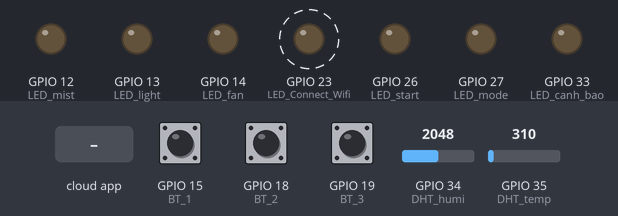
A sketch run on a simulated ESP32. Parts: output pins drawn as LEDs (lit = HIGH). Dashed ring = blinking. Inputs (shaded band) come from the test bench; at power-on: GPIO 15 (BT_1) HIGH, GPIO 18 (BT_2) HIGH, GPIO 19 (BT_3) HIGH, GPIO 34 (DHT_humi) = 2048, GPIO 35 (DHT_temp) = 310. WiFi joins after 1.5 s; servers stay silent unless stated; the Firebase database answers and starts empty; what the sketch prints to the serial monitor is not drawn.

Above: at 2.8 s.
2.9 s: GPIO 15 (BT_1) pulled LOW for 0.95 s
At 6.4 s:
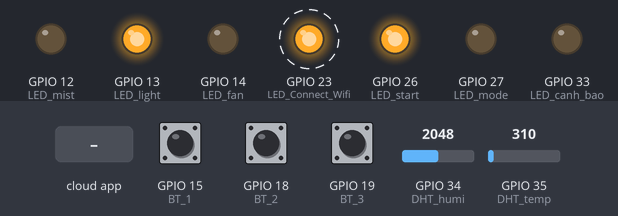
7.5 s: GPIO 18 (BT_2) pulled LOW for 0.95 s
At 10.4 s:
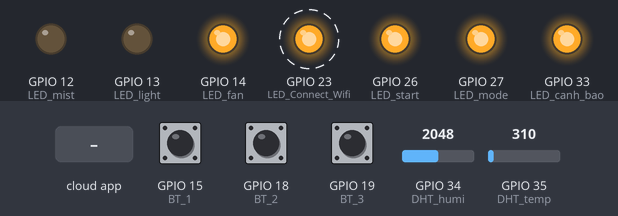
11.1 s: the phone or cloud app sets start to 0
At 14.4 s:
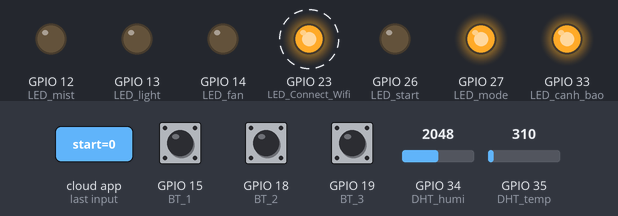
14.6 s: the phone or cloud app sets mode to 0
At 18.0 s:
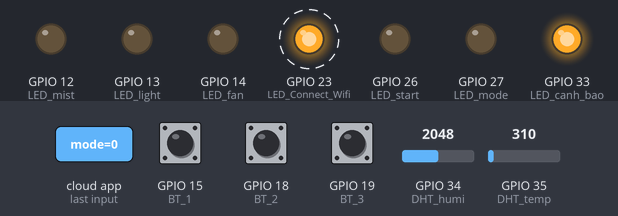
18.2 s: GPIO 19 (BT_3) pulled LOW for 0.95 s
At 20.93 s:
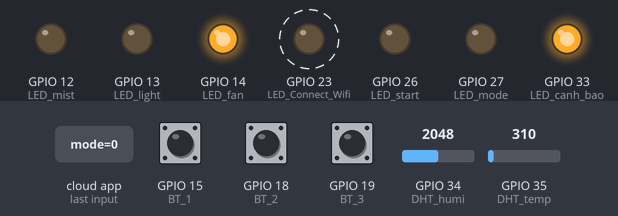
22.2 s: the phone or cloud app sets start to 1
At 26.3 s:
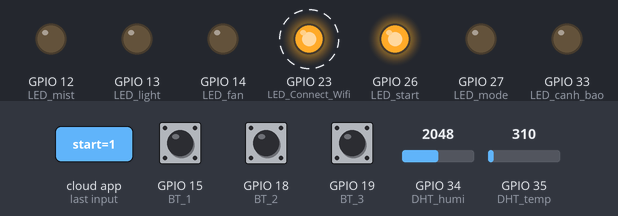
Timing chart, 0 to 26.8 s (numbered marks = the images above; inputs shaded):
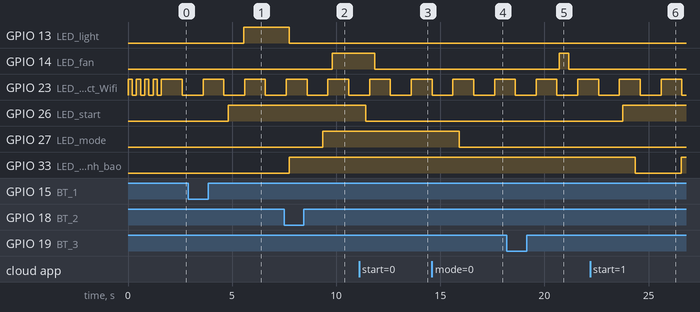

Measured:
- after the input at 2.9 s, GPIO 13 (LED_light): LOW → HIGH after 2.7 s; GPIO 26 (LED_start): LOW → HIGH after 1.9 s
- after the input at 7.5 s, GPIO 14 (LED_fan): LOW → HIGH after 2.3 s; GPIO 27 (LED_mode): LOW → HIGH after 1.9 s
- after the input at 11.1 s, GPIO 14 (LED_fan): HIGH → LOW after 0.76 s; GPIO 26 (LED_start): HIGH → LOW after 0.31 s
- after the input at 14.6 s, GPIO 27 (LED_mode): HIGH → LOW after 1.3 s
- after the input at 18.2 s, GPIO 14 (LED_fan): LOW → HIGH after 2.5 s, → LOW 0.45 s later
- after the input at 22.2 s, GPIO 26 (LED_start): LOW → HIGH after 1.6 s; GPIO 33 (LED_canh_bao): HIGH → LOW after 2.2 s, → HIGH 2.2 s later
- by itself, GPIO 23 (LED_Connect_Wifi): alternates HIGH for 1.0 s and LOW for 1.0 s

The sketch:

tu_ap_02.ino
```cpp
#include "keypad.h"
#include "port.h"
#include "wifi.h"

#include <ArduinoJson.h>
#include <FirebaseESP32.h>

// #define FIREBASE_HOTS "test-connect-3dc19-default-rtdb.asia-southeast1.firebasedatabase.app"
// #define FIREBASE_AUTH "TJnKRZDxi8JHvZGdcqK7abvdgxRoVpyfj0HliLR0"

#define FIREBASE_HOTS "do-an-kc326-nhom3-default-rtdb.asia-southeast1.firebasedatabase.app"
#define FIREBASE_AUTH "rR5I5d6Gw7ndXjpVQZF8auNYoD9U3GLKNA9aW3Mr"

FirebaseData fbdb;

uint8_t start_st = 0;
uint8_t light_st = 0;
uint8_t fan_st = 0;
uint8_t mode_st = 0;
uint8_t mist_st = 0;
uint8_t canh_bao_led = 0;
uint8_t connect = 0;

uint8_t set_temp_max = 35;
uint8_t set_temp_min = 30;
uint8_t set_humi_max = 75;
uint8_t set_humi_min = 60;

int temp_val = 0;
int humi_val = 0;

int time_connect = 0;

void setup() {
  Serial.begin(115200);
  setup_wifi();
  Firebase.begin(FIREBASE_HOTS, FIREBASE_AUTH);
  setup_interrupt_pin();

  pinMode(LED_mode, OUTPUT);
  pinMode(LED_light, OUTPUT);
  pinMode(LED_fan, OUTPUT);
  pinMode(LED_start, OUTPUT);
  pinMode(LED_mist, OUTPUT);
  pinMode(LED_canh_bao, OUTPUT);

  time_connect = millis();
}

void loop() {
  if (millis() - time_connect > 1000) {
    connect = !connect;
    time_connect = millis();
  }
  read_sensor();
  read_button_and_firebase();
  if (start_st) {
    if (mode_st) {
      control_auto();
    } else {
      mist_st = 0;
      control_manu();
    }
  } else {
    light_st = 0;
    mist_st = 0;
    fan_st = 0;
  }
  send_firebase();
  delay(100);
}

void control_auto() {
  if (temp_val > set_temp_max) {
    light_st = 0;
    canh_bao_led = 1;
    if (humi_val < set_humi_max) {
      mist_st = 1;
      fan_st = 1;
    } else {
      mist_st = 0;
      fan_st = 1;
    }
  } else if (temp_val < set_temp_min) {
    canh_bao_led = 0;
    mist_st = 0;
    light_st = 1;
    fan_st = 1;
  } else {
    canh_bao_led = 0;
    if (humi_val > set_humi_max) {
      light_st = 1;
      fan_st = 1;
    } else if (humi_val < set_humi_min) {
      mist_st = 1;
      fan_st = 1;
    } else {
      light_st = 0;
      mist_st = 0;
      fan_st = 0;
    }
  }
}

void control_manu() {
  if (temp_val > set_temp_max) {
    canh_bao_led = 1;
  } else {
    canh_bao_led = 0;
  }
  if (temp_val < set_temp_min) {
    light_st = 1;
  } else {
    light_st = 0;
  }
}

void read_button_and_firebase() {
  if (start_st) {
    Firebase.getInt(fbdb, "/tu_ap_2/set_val/temp_max");
    if (set_temp_max != fbdb.intData()) {
      set_temp_max = fbdb.intData();
    }
    Firebase.getInt(fbdb, "/tu_ap_2/set_val/temp_min");
    if (set_temp_min != fbdb.intData()) {
      set_temp_min = fbdb.intData();
    }
    Firebase.getInt(fbdb, "/tu_ap_2/set_val/humi_max");
    if (set_humi_max != fbdb.intData()) {
      set_humi_max = fbdb.intData();
    }
    Firebase.getInt(fbdb, "/tu_ap_2/set_val/humi_min");
    if (set_humi_min != fbdb.intData()) {
      set_humi_min = fbdb.intData();
    }
  }

  //Read start button and database------------------------------------------------------
  if (btstart) {
    btstart = false;
    start_st = !start_st;
    digitalWrite(LED_start, start_st);
    Firebase.setInt(fbdb, "/tu_ap_2/start", start_st);
  } else {
    Firebase.getInt(fbdb, "/tu_ap_2/start");
    if (start_st != fbdb.intData()) {
      start_st = fbdb.intData();
    }
    digitalWrite(LED_start, start_st);
  }

  //Read mode button and database------------------------------------------------------
  if (btmode) {
    btmode = false;
    mode_st = !mode_st;
    digitalWrite(LED_mode, mode_st);
    Firebase.setInt(fbdb, "/tu_ap_2/mode", mode_st);
  } else {
    Firebase.getInt(fbdb, "/tu_ap_2/mode");
    if (mode_st != fbdb.intData()) {
      mode_st = fbdb.intData();
    }
    digitalWrite(LED_mode, mode_st);
  }

  //Read fan button and database------------------------------------------------------
  if (btfan) {
    btfan = false;
    if (!mode_st) {
      fan_st = !fan_st;
      digitalWrite(LED_fan, fan_st);
      Firebase.setInt(fbdb, "/tu_ap_2/fan", fan_st);
    }
  } else {
    if (!mode_st) {
      Firebase.getInt(fbdb, "/tu_ap_2/fan");
      if (fan_st != fbdb.intData()) {
        fan_st = fbdb.intData();
      }
    }
    // digitalWrite(LED_fan, fan_st);
  }
  //---------------------------------------------------------------------------------
}

void send_firebase() {
  Firebase.setInt(fbdb, "/tu_ap_2/temp", temp_val);
  Firebase.setInt(fbdb, "/tu_ap_2/humi", humi_val);
  digitalWrite(LED_light, light_st);
  digitalWrite(LED_mist, mist_st);
  digitalWrite(LED_fan, fan_st);
  digitalWrite(LED_canh_bao, canh_bao_led);
  Firebase.setInt(fbdb, "/tu_ap_2/light", light_st);
  Firebase.setInt(fbdb, "/tu_ap_2/mist", mist_st);
  Firebase.setInt(fbdb, "/tu_ap_2/fan", fan_st);
  Firebase.setInt(fbdb, "/tu_ap_2/connect", connect);
  Firebase.setInt(fbdb, "/tu_ap_2/warning", canh_bao_led);
}

void read_sensor() {
  if (start_st) {
    temp_val = map(analogRead(DHT_temp), 0, 4095, 0, 50);
    humi_val = map(analogRead(DHT_humi), 0, 4095, 0, 100);
  } else {
    temp_val = 0;
    humi_val = 0;
  }
}
```

wifi.h
```cpp
#ifndef __WIFI_H
#define __WIFI_H

//Khai báo thư viện-----------------------------------------------------------------------------------
#include <WiFi.h>
#include <stdio.h>

//Khai báo chương trình con---------------------------------------------------------------------------
void Connect_WiFi();
void LED_Connect_WiFi(void *parameter);
void setup_task();

//Khai báo các biến----------------------------------------------------------------------------------
#define WIFI_SSID "TP-Link_Pear"
#define WIFI_PASSWORD "03102003"

#define LED_Connect_Wifi 23

//Chương trình tạo new task--------------------------------------------------------------------------
TaskHandle_t task1;
void setup_wifi() {
  pinMode(LED_Connect_Wifi, OUTPUT);
  Connect_WiFi();
  WiFi.setAutoReconnect(true);
  xTaskCreate(LED_Connect_WiFi, "LED_Connect_WiFi", 1023, NULL, 1, &task1);
}

//Chương trình thực hiện tasktask1----------------------------------------------------------------------
void LED_Connect_WiFi(void *parameter) {
  TickType_t last_tick_count = xTaskGetTickCount();
  TickType_t period_200 = pdMS_TO_TICKS(200);
  TickType_t period_1000 = pdMS_TO_TICKS(1000);
  bool st = 0;
  while (1) {
    if (WiFi.status() == WL_CONNECTED) {
      st = !st;
      digitalWrite(LED_Connect_Wifi, st);
      vTaskDelayUntil(&last_tick_count, period_1000);
    } else {
      st = !st;
      digitalWrite(LED_Connect_Wifi, st);
      vTaskDelayUntil(&last_tick_count, period_200);
    }
  }
}

//Chương trình connect wifi-----------------------------------------------------------------------
void Connect_WiFi() {
  WiFi.begin(WIFI_SSID, WIFI_PASSWORD);
  Serial.println("----------------------Connecting to Wifi.------------------------");
  while (WiFi.status() != WL_CONNECTED) {
    digitalWrite(LED_Connect_Wifi, 1);
    delay(200);
    digitalWrite(LED_Connect_Wifi, 0);
    delay(200);
  }
  Serial.print("----------------------Connect with IP: ");
  Serial.println(WiFi.localIP());
}

#endif
```

keypad.h
```cpp
#ifndef __KEYPAD_H
#define __KEYPAD_H

#include "port.h"

volatile  bool btstart = false;
volatile  bool btmode = false;
volatile  bool btfan = false;

void IRAM_ATTR ISR_func1() {
  btstart = true;
}
void IRAM_ATTR ISR_func2() {
  btmode = true;
}
void IRAM_ATTR ISR_func3() {
  btfan = true;
}

void setup_interrupt_pin(){
  pinMode(BT_1, INPUT_PULLUP);
  pinMode(BT_2, INPUT_PULLUP);
  pinMode(BT_3, INPUT_PULLUP);

  attachInterrupt(digitalPinToInterrupt(BT_1), ISR_func1, RISING);
  attachInterrupt(digitalPinToInterrupt(BT_2), ISR_func2, RISING);
  attachInterrupt(digitalPinToInterrupt(BT_3), ISR_func3, RISING);
}

#endif
```

port.h
```cpp
#ifndef __PORT_H
#define __PORT_H

#define LED_canh_bao 33
#define LED_start 26
#define LED_mode 27
#define LED_light 13
#define LED_mist 12
#define LED_fan 14

#define DHT_temp 35
#define DHT_humi 34

#define BT_1 15
#define BT_2 18
#define BT_3 19

#endif
```
